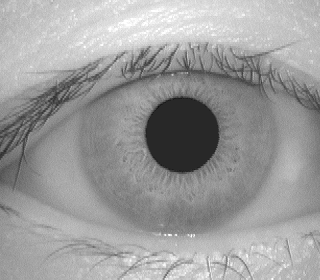
#> input picture CP467 Assignment 3/Input_Images/iris1.tif, 320 x 280 px, found by its file name
$ python code.py
#> lines starting #> are read from the running program, lines starting #| are printed output that depends on the picture; after the words box and inside, x2 and y2 are one past the last pixel; in counts of white or black regions, pixels touching at a corner belong together
import cv2
import numpy as np
import os

# image list
image_names = ["iris1.tif", "iris2.tif", "iris3.tif", "iris4.tif", "iris5.tif"]

# directories to save edge map and output images
def create_output_dirs():
    os.makedirs('Edge_Maps', exist_ok=True)
    os.makedirs('Output_Images', exist_ok=True)

# enhance contrast to improve edge visibility
def enhance_contrast(image, clip_limit=3.0):
    clahe = cv2.createCLAHE(clipLimit=clip_limit, tileGridSize=(8, 8))
    return clahe.apply(image)

# process pupil and iris boundaries
def process_image(image_name):
#> called with image_name = 'iris1.tif'
    img_path = os.path.join('Input_Images', image_name)
    img = cv2.imread(img_path)
#> img is the input picture: shape (280, 320, 3); min 18, max 255, mean 155.9
    if img is None:
        print(f"Error: Image {image_name} not found in Input_Images folder.")
        return

    # convert to grayscale
    gray = cv2.cvtColor(img, cv2.COLOR_BGR2GRAY)

    # enhance contrast for pupil detection
    enhanced_gray_pupil = enhance_contrast(gray, clip_limit=3.0)

    # creating a binary image where pupil becomes black
    _, thresholded_pupil = cv2.threshold(enhanced_gray_pupil, 50, 255, cv2.THRESH_BINARY_INV)
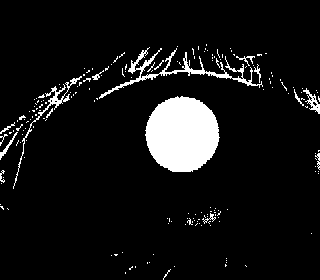
#> thresholded_pupil: shape (280, 320); 7.8% white; 182 white regions (166 under 20 px), largest, box (x1, y1, x2, y2) and area: (145, 96, 220, 172) 4379, (99, 47, 263, 99) 1039, (13, 76, 82, 189) 406

    # filling for small holes in pupil region
    kernel_pupil = cv2.getStructuringElement(cv2.MORPH_ELLIPSE, (5, 5))
    closed_pupil = cv2.morphologyEx(thresholded_pupil, cv2.MORPH_CLOSE, kernel_pupil)
#> closed_pupil: shape (280, 320); 9.7% white; 57 white regions (49 under 20 px), largest, box (x1, y1, x2, y2) and area: (145, 96, 220, 172) 4395, (94, 47, 263, 102) 1864, (0, 66, 109, 189) 1522

    # edge detection for pupil
    edges_pupil = cv2.Canny(closed_pupil, 40, 120)
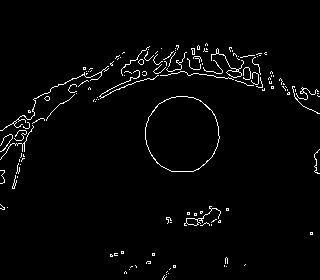
#> edges_pupil: shape (280, 320); 2.4% white in thin lines or dots, all inside (x1, y1, x2, y2) = (0, 43, 320, 280)

    # pupil edge map
    pupil_edge_map_name = f"{os.path.splitext(image_name)[0]}_pupil_edge.tif"
    cv2.imwrite(os.path.join('Edge_Maps', pupil_edge_map_name), edges_pupil)

    # circle boundaries in pupil edge map
    pupil_circles = cv2.HoughCircles(
        edges_pupil,
        cv2.HOUGH_GRADIENT,
        dp=1.2,
        minDist=10,
        param1=100,
        param2=20,
        minRadius=15,
        maxRadius=50
    )
#> pupil_circles = 48 rows, first 8: [180.6, 132.6, 36.72], [180.6, 120.6, 49.32], [189, 71.4, 26.64], [179.4, 89.4, 43.92], [167.4, 72.6, 23.88], [191.4, 131.4, 44.88], [132.6, 36.6, 45.36], [72.6, 125.4, 42.72]

    # if pupil detected, draw for output image
    if pupil_circles is not None:
        pupil_circles = np.int32(np.around(pupil_circles[0, :]))
#> pupil_circles = 48 rows, first 8: [181, 133, 37], [181, 121, 49], [189, 71, 27], [179, 89, 44], [167, 73, 24], [191, 131, 45], [133, 37, 45], [73, 125, 43]
        pupil_circle = pupil_circles[0] # first detected circle
#> pupil_circle = [181, 133, 37]
        pupil_center = (pupil_circle[0], pupil_circle[1])
#> pupil_center = (181, 133)
        pupil_radius = pupil_circle[2]
#> pupil_radius = 37
        cv2.circle(img, pupil_center, pupil_radius, (0, 255, 0), 2)  # green circle for pupil
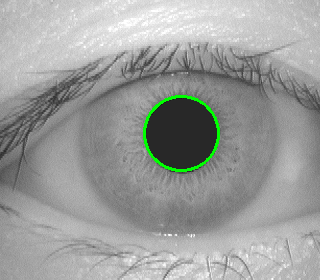
#> img: shape (280, 320, 3); 0.78% of pixels changed, all inside (x1, y1, x2, y2) = (143, 95, 220, 172)

        # expected radius for iris based off pupil size
        min_iris_radius = int(pupil_radius * 1.8)
#> min_iris_radius = 66
        max_iris_radius = int(pupil_radius * 2.8)
#> max_iris_radius = 103

        # enhance contrast for iris detection
        enhanced_gray_iris = enhance_contrast(gray, clip_limit=5.0)

        # gaussian blur to reduce noise
        blurred_iris = cv2.GaussianBlur(enhanced_gray_iris, (9, 9), 0)
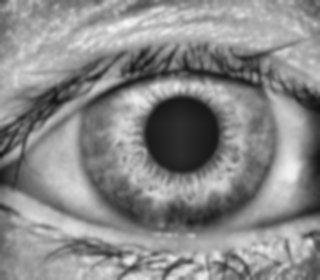
#> blurred_iris: shape (280, 320); min 17, max 246, mean 136.8

        # edge detection for iris
        edges_iris = cv2.Canny(blurred_iris, 50, 150)
#> edges_iris: shape (280, 320); 8% white in thin lines or dots

        # mask centered from iris to sclera
        mask = np.zeros_like(edges_iris)
        cv2.circle(mask, pupil_center, max_iris_radius, 255, thickness=-1)
#> mask: shape (280, 320); 37.2% white; 1 white region, box (x1, y1, x2, y2) and area: (78, 30, 285, 237) 33317
        masked_edges = cv2.bitwise_and(edges_iris, edges_iris, mask=mask)
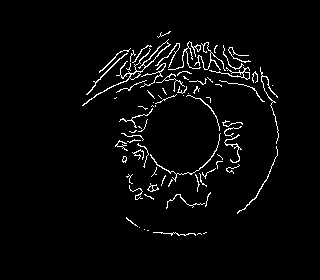
#> masked_edges: shape (280, 320); 3.1% white in thin lines or dots, all inside (x1, y1, x2, y2) = (82, 31, 279, 236)

        # iris edge map
        iris_edge_map_name = f"{os.path.splitext(image_name)[0]}_iris_edge.tif"
        cv2.imwrite(os.path.join('Edge_Maps', iris_edge_map_name), masked_edges)

        # circle boundaries detected in iris edge map
        param2_value = 20
        iris_circles = cv2.HoughCircles(
            masked_edges,
            cv2.HOUGH_GRADIENT,
            dp=1,
            minDist=1,
            param1=50,
            param2=param2_value,
            minRadius=min_iris_radius,
            maxRadius=max_iris_radius
        )
#> iris_circles = 38 rows, first 8: [178.5, 137.5, 96.9], [179.5, 134.5, 98], [178.5, 133.5, 99.1], [195.5, 139.5, 81.4], [190.5, 138.5, 85.9], [192.5, 136.5, 85.7], [194.5, 134.5, 83.7], [197.5, 141.5, 79.3]

        if iris_circles is not None:
            iris_circles = np.int32(np.around(iris_circles[0, :]))
#> iris_circles = 38 rows, first 8: [178, 138, 97], [180, 134, 98], [178, 134, 99], [196, 140, 81], [190, 138, 86], [192, 136, 86], [194, 134, 84], [198, 142, 79]

            # fine tuning to detect best circle match
            expected_iris_radius = int(pupil_radius * 2.3)
#> expected_iris_radius = 85
            weight_radius = 2.5
            weight_center = 4.0

            # scoring on detected iris circles based on distance from pupil center and radius difference
            scores = []
            for circle in iris_circles:
                center = (circle[0], circle[1])
                radius = circle[2]
                dx = center[0] - pupil_center[0]
                dy = center[1] - pupil_center[1]
                distance = np.hypot(dx, dy)
                radius_diff = abs(radius - expected_iris_radius)
                score = weight_center * distance + weight_radius * radius_diff
                scores.append((score, circle))
#> this loop made 38 passes
#> (center, radius, dx, dy, distance, radius_diff, score) on passes 1 to 12: ((178, 138), 97, -3, 5, 5.83, 12, 53.32), ((180, 134), 98, -1, 1, 1.41, 13, 38.16), ((178, 134), 99, -3, 1, 3.16, 14, 47.65), ((196, 140), 81, 15, 7, 16.55, 4, 76.21), ((190, 138), 86, 9, 5, 10.3, 1, 43.68), ((192, 136), 86, 11, 3, 11.4, 1, 48.11), ((194, 134), 84, 13, 1, 13.04, 1, 54.65), ((198, 142), 79, 17, 9, 19.24, 6, 91.94), ((198, 142), 78, 17, 9, 19.24, 7, 94.44), ((200, 144), 78, 19, 11, 21.95, 7, 105.3), ((190, 134), 87, 9, 1, 9.06, 2, 41.22), ((194, 136), 84, 13, 3, 13.34, 1, 55.87)
#> after the loop, scores = 38 items, first 6: (53.32, [178, 138, 97]), (38.16, [180, 134, 98]), (47.65, [178, 134, 99]), (76.21, [196, 140, 81]), (43.68, [190, 138, 86]), (48.11, [192, 136, 86])

            # sort by score and select the best circle
            scores.sort(key=lambda x: x[0])
            best_circle = scores[0][1]
#> best_circle = [180, 134, 98]
            cv2.circle(img, (best_circle[0], best_circle[1]), best_circle[2], (255, 0, 0), 2)  # blue circle for iris
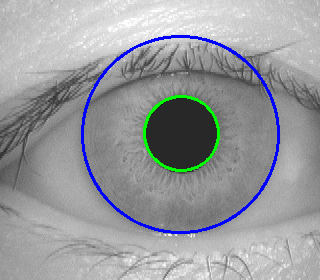
#> img: shape (280, 320, 3); 2.1% of pixels changed, all inside (x1, y1, x2, y2) = (81, 35, 280, 234)
        else:
            print(f"No suitable iris circle detected in image {image_name}.")
    else:
        print(f"No suitable pupil circle detected in image {image_name}.")

    # combine pupil and iris edge maps
    combined_edges = cv2.bitwise_or(edges_pupil, masked_edges)
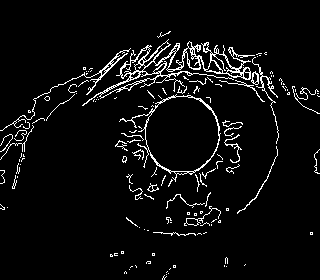
#> combined_edges: shape (280, 320); 5.2% white in thin lines or dots, all inside (x1, y1, x2, y2) = (0, 31, 320, 280)
    combined_edge_map_name = f"{os.path.splitext(image_name)[0]}_combined_edge.tif"
    cv2.imwrite(os.path.join('Edge_Maps', combined_edge_map_name), combined_edges)

    # output image for both boundaries
    output_image_name = f"{os.path.splitext(image_name)[0]}_output.tif"
    cv2.imwrite(os.path.join('Output_Images', output_image_name), img)
    print(f"Processed and saved output for {image_name}.")

def main():
    create_output_dirs()
    for image_name in image_names:
        process_image(image_name)
#> pass 2 of the loop in main, `for image_name in image_names:`:
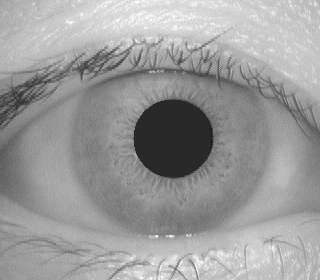
#> input picture CP467 Assignment 3/Input_Images/iris2.tif, 320 x 280 px, found by its file name
#> in process_image, img is the input picture: shape (280, 320, 3); min 18, max 255, mean 155
#> thresholded_pupil: shape (280, 320); 8% white; 192 white regions (175 under 20 px), largest, box (x1, y1, x2, y2) and area: (133, 99, 213, 178) 4913, (103, 51, 216, 83) 482, (0, 89, 35, 125) 310
#> closed_pupil: shape (280, 320); 9.7% white; 66 white regions (57 under 20 px), largest, box (x1, y1, x2, y2) and area: (133, 99, 213, 178) 4920, (99, 43, 248, 91) 1049, (0, 67, 71, 127) 885
#> edges_pupil: shape (280, 320); 2.3% white in thin lines or dots, all inside (x1, y1, x2, y2) = (0, 42, 320, 279)
#> in process_image (call 2), `pupil_circles = cv2.HoughCircles( edges_pupil, cv2.HOUGH_GRADIENT, dp=..`: pupil_circles = 48 rows, first 8: [173.4, 137.4, 40.2], [168.6, 66.6, 33.12], [168.6, 24.6, 48], [174.6, 42.6, 30.84], [186.6, 95.4, 46.68], [108.6, 95.4, 42.72], [168.6, 83.4, 33.36], [126.6, 48.6, 29.16]
#> in process_image (call 2), `pupil_circles = np.int32(np.around(pupil_circles[0, :]))`: pupil_circles = 48 rows, first 8: [173, 137, 40], [169, 67, 33], [169, 25, 48], [175, 43, 31], [187, 95, 47], [109, 95, 43], [169, 83, 33], [127, 49, 29]
#> pupil_circle = [173, 137, 40]
#> pupil_center = (173, 137)
#> pupil_radius = 40
#> in process_image (call 2), `cv2.circle(img, pupil_center, pupil_radius, (0, 255, 0), 2)`:
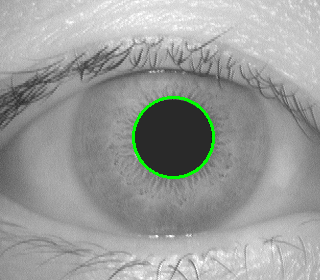
#> img: shape (280, 320, 3); 0.86% of pixels changed, all inside (x1, y1, x2, y2) = (132, 96, 215, 179)
#> min_iris_radius = 72
#> max_iris_radius = 112
#> edges_iris: shape (280, 320); 8.4% white in thin lines or dots
#> mask: shape (280, 320); 44% white; 1 white region, box (x1, y1, x2, y2) and area: (61, 25, 286, 250) 39381
#> masked_edges: shape (280, 320); 3.6% white in thin lines or dots, all inside (x1, y1, x2, y2) = (67, 25, 281, 239)
#> in process_image (call 2), `iris_circles = cv2.HoughCircles( masked_edges, cv2.HOUGH_GRADIENT, dp=..`: iris_circles = 68 rows, first 8: [169.5, 139.5, 99.3], [174.5, 141.5, 93.8], [171.5, 138.5, 97.1], [171.5, 140.5, 97.1], [168.5, 140.5, 99.3], [176.5, 141.5, 91.6], [169.5, 141.5, 98.2], [165.5, 144.5, 102.6]
#> in process_image (call 2), `iris_circles = np.int32(np.around(iris_circles[0, :]))`: iris_circles = 68 rows, first 8: [170, 140, 99], [174, 142, 94], [172, 138, 97], [172, 140, 97], [168, 140, 99], [176, 142, 92], [170, 142, 98], [166, 144, 103]
#> expected_iris_radius = 92
#> the loop in process_image (call 2), `for circle in iris_circles:` made 68 passes
#> (center, radius, dx, dy, distance, radius_diff, score) on passes 1 to 8: ((170, 140), 99, -3, 3, 4.24, 7, 34.47), ((174, 142), 94, 1, 5, 5.1, 2, 25.4), ((172, 138), 97, -1, 1, 1.41, 5, 18.16), ((172, 140), 97, -1, 3, 3.16, 5, 25.15), ((168, 140), 99, -5, 3, 5.83, 7, 40.82), ((176, 142), 92, 3, 5, 5.83, 0, 23.32), ((170, 142), 98, -3, 5, 5.83, 6, 38.32), ((166, 144), 103, -7, 7, 9.9, 11, 67.1)
#> in process_image (call 2), `combined_edges = cv2.bitwise_or(edges_pupil, masked_edges)`:
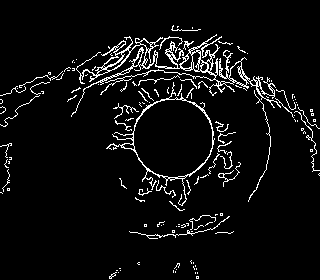
#> combined_edges: shape (280, 320); 5.5% white in thin lines or dots
#> pass 3 of the loop in main, `for image_name in image_names:`:
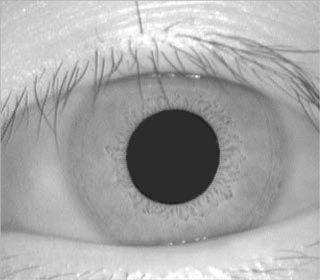
#> input picture CP467 Assignment 3/Input_Images/iris3.tif, 320 x 280 px, found by its file name
#> in process_image, img is the input picture: shape (280, 320, 3); min 24, max 255, mean 167.2
#> in process_image (call 3), `_, thresholded_pupil = cv2.threshold(enhanced_gray_pupil, 50, 255, cv2..`:
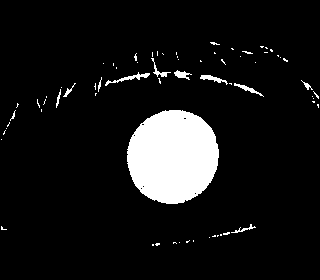
#> thresholded_pupil: shape (280, 320); 8.7% white; 69 white regions (58 under 20 px), largest, box (x1, y1, x2, y2) and area: (127, 110, 219, 204) 6778, (105, 72, 150, 86) 143, (200, 75, 228, 85) 105
#> closed_pupil: shape (280, 320); 8.9% white; 53 white regions (40 under 20 px), largest, box (x1, y1, x2, y2) and area: (127, 110, 219, 204) 6795, (200, 75, 264, 97) 214, (104, 72, 150, 86) 155
#> edges_pupil: shape (280, 320); 1.4% white in thin lines or dots, all inside (x1, y1, x2, y2) = (0, 41, 320, 246)
#> edges_iris: shape (280, 320); 8.3% white in thin lines or dots
#> mask: shape (280, 320); 57.3% white; 1 black region, box (x1, y1, x2, y2) and area: (0, 0, 320, 280) 38299
#> masked_edges: shape (280, 320); 4.4% white in thin lines or dots, all inside (x1, y1, x2, y2) = (48, 27, 290, 280)
#> the loop in process_image (call 3), `for circle in iris_circles:` made 329 passes
#> circle on passes 1 to 3: [178, 140, 104], [172, 156, 124], [182, 150, 114]
#> in process_image (call 3), `combined_edges = cv2.bitwise_or(edges_pupil, masked_edges)`:
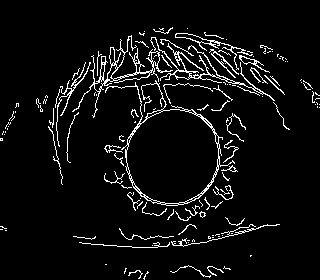
#> combined_edges: shape (280, 320); 5.8% white in thin lines or dots
#> the loop made 5 passes; the first 3 are shown

if __name__ == "__main__":
    main()
